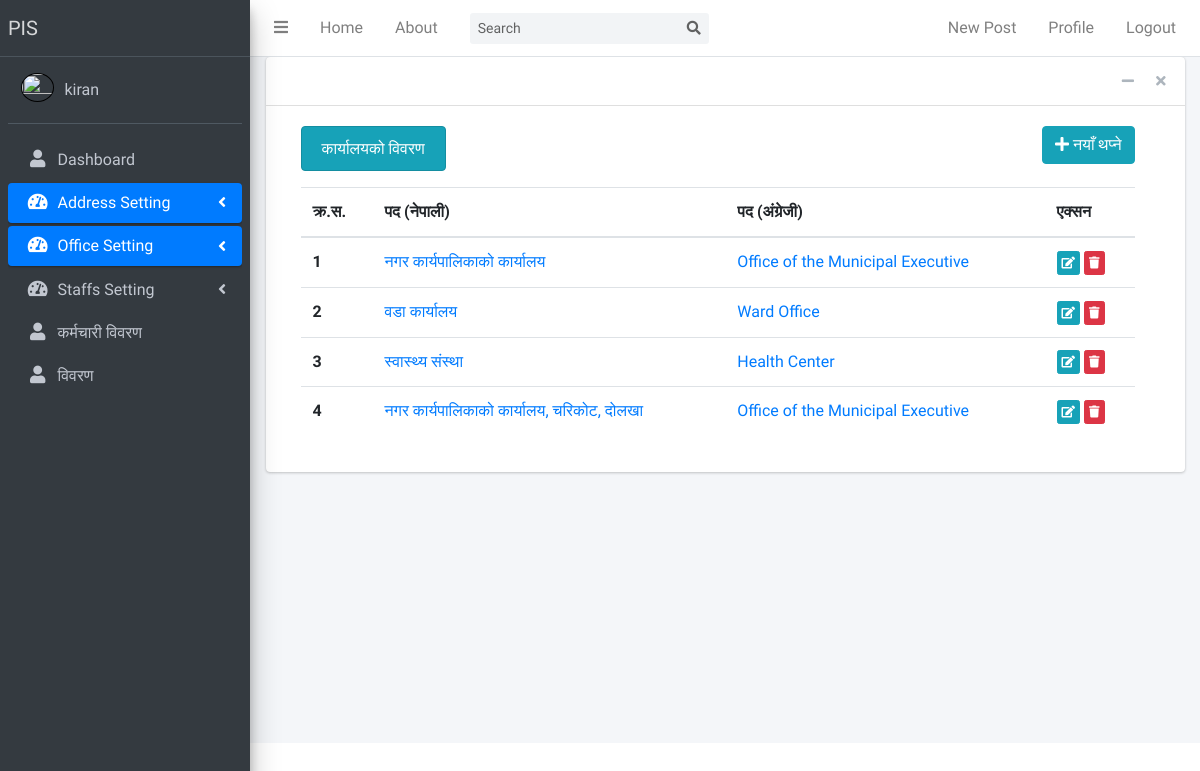
/officetype/list (signed in), run on an earlier commit of the app's database.
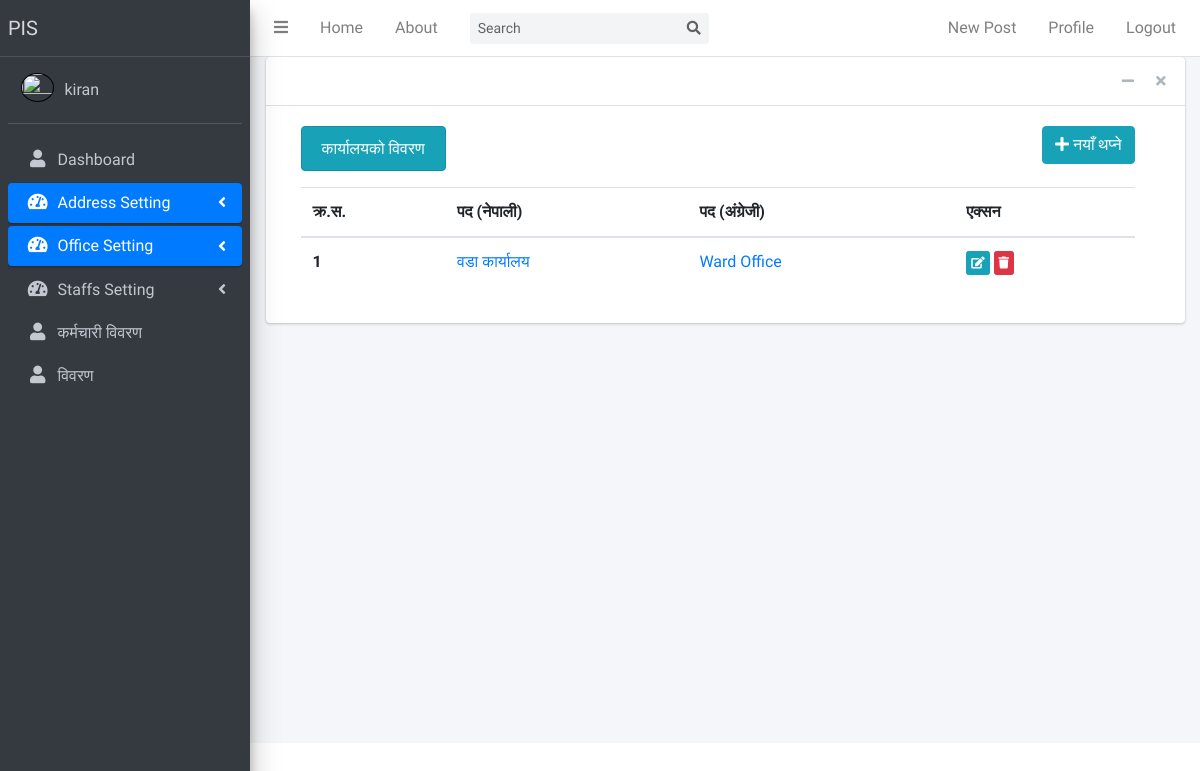
And on a later commit of the database.
### officedata/models.py (models this page shows, shortened)
class Officetype(models.Model):
    officetype_nepali = models.CharField(max_length=70, verbose_name="कार्यालयको किसिम")
    officetype_english = models.CharField(max_length=70, verbose_name="Office Type")
    created_by = models.ForeignKey(User, on_delete=models.CASCADE)
    created_date = models.DateTimeField(default=timezone.now)

### officedata/views.py (the view)
# urls.py: path('officetype/list', OfficeTypeListView.as_view(), name='officetype-list'),
class OfficeTypeListView(LoginRequiredMixin, UserAccessMixin, ListView):
    permission_required = 'officedata.view_officetype'
    model = Officetype
    template_name = 'officetype/officetype_list.html'

### officedata/views.py (called while the page is built)
    def dispatch(self, request, *args, **kwargs):
        if(not self.request.user.is_authenticated):
            return redirect_to_login(self.request.get_full_path(), self.get_login_url(), self.get_redirect_field_name())
        if not self.has_permission():
            return redirect('/')
        return super(UserAccessMixin, self).dispatch(request, *args, **kwargs)

### officedata/templates/officedata/officetype_list.html (shortened to what this page needs)
{% extends "blog/base.html" %}
{% load crispy_forms_tags %}
{% block content %}
<div class="col-md-12">
      <div class="d-flex justify-content-between">
        <div><h6 class="text-center alert alert-info">कार्यालयको विवरण</h6></div>
        <div>
            <a href="{% url 'officetype-create' %}" class="btn btn-info btn-bg">
                  <i class="fas fa-plus"></i> नयाँ थप्ने
            </a>
        </div>
    </div>
    <table class="table table-hover">
        <thead>
        <tr>
            <th scope="col">क्र.स.</th>
            <th scope="col">पद (नेपाली)</th>
            <th scope="col">पद (अंग्रेजी)</th>
            <th scope="col">एक्सन</th>
        </tr>
        </thead>
        <tbody>
        {% for officetype in officetype_list %}
        <tr>
            <th scope="row">{{ forloop.counter }}</th>
            <td><a href="#">{{ officetype.officetype_nepali }}</a></td>
            <td><a href="#">{{ officetype.officetype_english }}</a></td>
            <td>
                <a href="{% url 'officetype-update' officetype.id %}" class="btn btn-info btn-xs">
                    <i class="fas fa-edit"></i>
                </a>
                <a href="{% url 'officetype-delete' officetype.id %}" class="btn btn-danger btn-xs">
                    <i class="fas fa-trash"></i>
                </a>
            </td>
        </tr>
        {% endfor %}
        </tbody>
    </table>
</div>
{% endblock content %}

What changed in the data, as far as the page shows it:
removed Officetype: officetype_nepali "नगर कार्यपालिकाको कार्यालय", officetype_english "Office of the Municipal Executive"
removed Officetype: officetype_nepali "स्वास्थ्य संस्था", officetype_english "Health Center"
removed Officetype: officetype_nepali "नगर कार्यपालिकाको कार्यालय, चरिकोट, दोलखा", officetype_english "Office of the Municipal Executive"
